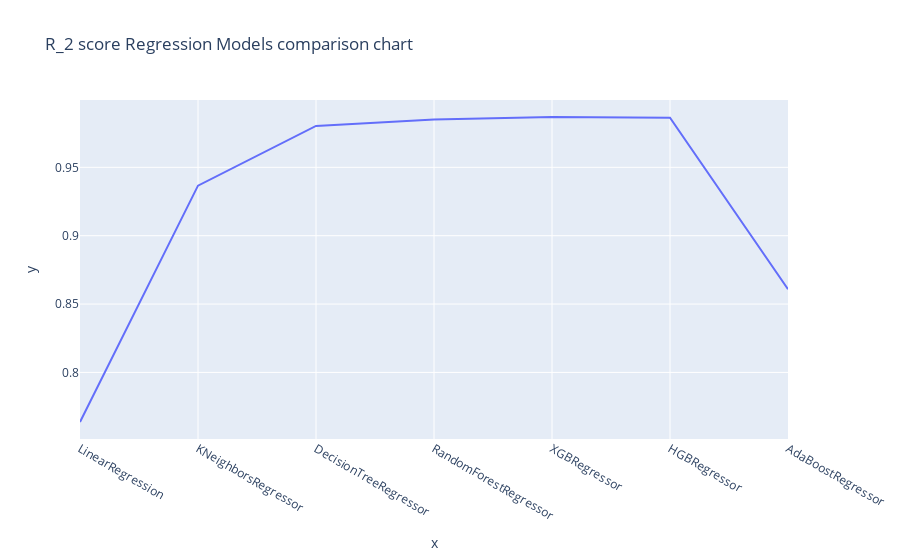

The notebook cell saved with this chart:
### Markdown cell above
0.8646016247979204

### Code cell
models = ['LinearRegression','KNeighborsRegressor','DecisionTreeRegressor', 'RandomForestRegressor', 'XGBRegressor','HGBRegressor','AdaBoostRegressor']
score = [r2_lr,r2_knn,r2_dt, r2_rf, r2_xgb , r2_hgb, r2_adb ]

fig=px.line(x=models, y=score,title='R_2 score Regression Models comparison chart',)
fig.show()

print("FINDING BEST FIT MODEL FOR EVALUATION BASED ON R_2 SCORE\n")
max_score = max(score)  # Initialize max_score with the maximum value in the score list
max_model = ""

for model, score_value in zip(models, score):
    print(model, score_value)
    if score_value == max_score:
        max_model = model
        if max_model=='LinearRegression':
            choosen_model=linear_regresson
        elif max_model=='KNeighborsRegressor':
            choosen_model=knn_regressor
        elif max_model=='DecisionTreeRegressor':
            choosen_model=dt_regressor
        elif max_model=='RandomForestRegressor':
            choosen_model=rf_regressor
        elif max_model=='XGBRegressor':
            choosen_model=xgregressor
        elif max_model=='HGBRegressor':
            choosen_model=hgbregressor
        else:
            choosen_model=adregressor



print(f"\nModel: {max_model} contain Maximum R2_Score: {max_score} ")
print(choosen_model)

### Figure 1 — Plotly figure (JSON) as saved in the notebook; plotly's stock layout.template omitted (floating-point values rounded to 4 significant figures)
{"data": [{"hovertemplate": "x=%{x}<br>y=%{y}<extra></extra>", "legendgroup": "", "line": {"color": "#636efa", "dash": "solid"}, "marker": {"symbol": "circle"}, "mode": "lines", "name": "", "orientation": "v", "showlegend": false, "type": "scatter", "x": ["LinearRegression", "KNeighborsRegressor", "DecisionTreeRegressor", "RandomForestRegressor", "XGBRegressor", "HGBRegressor", "AdaBoostRegressor"], "xaxis": "x", "y": [0.7637, 0.9366, 0.9803, 0.985, 0.9868, 0.9863, 0.8608], "yaxis": "y"}], "layout": {"legend": {"tracegroupgap": 0}, "title": {"text": "R_2 score Regression Models comparison chart"}, "xaxis": {"anchor": "y", "domain": [0, 1], "title": {"text": "x"}}, "yaxis": {"anchor": "x", "domain": [0, 1], "title": {"text": "y"}}}}
